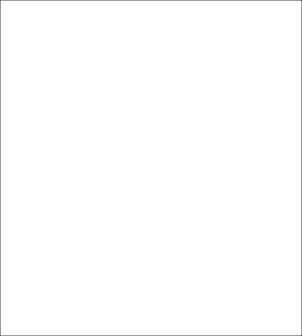
<?xml version="1.0" encoding="UTF-8"?>
<ui version="4.0">
 <class>Dialog</class>
 <widget class="QDialog" name="Dialog">
  <property name="geometry">
   <rect>
    <x>0</x>
    <y>0</y>
    <width>302</width>
    <height>336</height>
   </rect>
  </property>
  <property name="windowTitle">
   <string>Dialog</string>
  </property>
  <property name="styleSheet">
   <string>border: 1px solid rgba(0,0,0,100);
background-color: rgba(255,255,255,100)</string>
  </property>
 </widget>
 <resources/>
 <connections/>
</ui>
